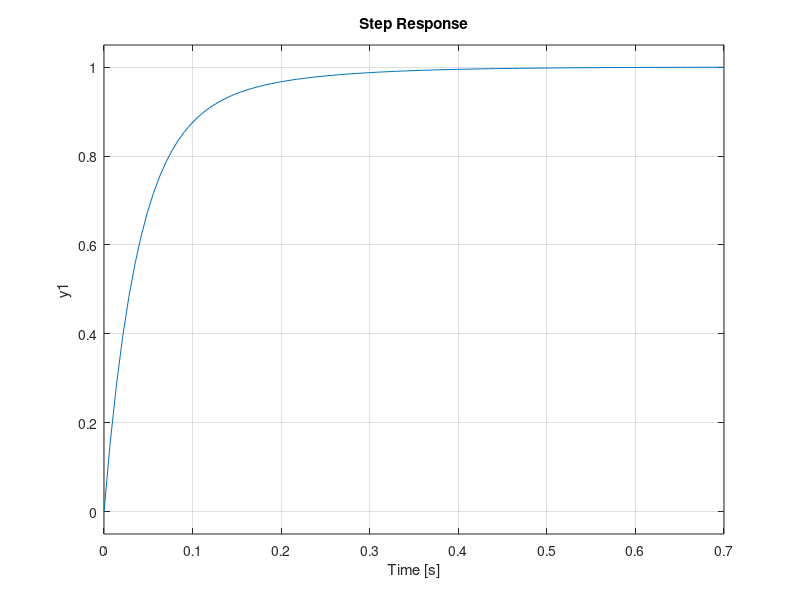

Here is the MATLAB script that generated this plot: (Note: this script raises an error after producing the figure.)
%% YPOLOGISTIKH NOHMOSUNH 2021 PTUXIAKH EXETASTIKH
%% NIKOLAOS ISTATIADIS  AEM:9175
clear;
clc;
close all;

%%%%%%%%%%%%%%%%%%%%%%%%%%%%%%%%%%%%%%%%%%%%%%%%%%%%%%%%%% DC MOTOR  FLC 4

%% DHMIOURGIA TOU PI ELEGKTH KAI SUNARTHSH METAFORAS Gp   ,  TL=0

%% META APO ANALYSH STO XARTI Kp <= 1,333 KAI Kp/Ki OXI POLU KODA STO 0
Kp=1.3;
Ki=13;

%% ELEGKTHS PI : Kp(s+Kp/KI)/s --- controllerPI 

controllerPI = tf(Kp*[1 ,Ki/Kp],[1 , 0])

%% SUNARTHSH METAFORAS Gp=W(s)/Va(s) --- Gp = zpk([],  -12.064, 18.69)

Gp = tf(18.69,[1 , +12.064])


%% DHMIOURIA SUNARTHSHS ANOIKTOU BROXOU KAI ANALYSH PRODIAGRAFWN   , TL=0

%% SUNARTHSH ANOIKTOU BROXOU
SystemOpenLoopFunction = controllerPI*Gp;

%% PROMOIWSH GIA THN APOKRISH TOU SYSTHMATOS

finalSystem = feedback(SystemOpenLoopFunction,1,-1)
step(finalSystem);
PRODIAGRAFES = stepinfo(finalSystem)

%% ANALYSH MESW TOU CONTROL SYSTEM DESIGNER
controlSystemDesigner(Gp,controllerPI);


%% SXEDIASH TOU PI-Fuzzy Controller.
PIFuzzyController = readfis('FLC_FUZZY_RULES_4.fis');


%% META APO TO RUN TOU ARXEIOU MPOROUME NA ANOIXOUME TA .slx FILES GIA TA
%% SENARIA THS FLC_4 ERGASIAS



%%%%%%%%%%%%%%%%%%%%%%%%%%%%%%%%%%%%%%%%%%%%%%%%%%%%%%%%%%%%%%%%%%%%%%%%%%%
%% MAMDANI.m ARXEIO APO TO ELEARNING YPOLOGISTIKH NOHMOSUNH COPYRIGHTS

fis=PIFuzzyController;

%% Plotting Rule Firing Strength

[x1,y1]=plotmf(fis,'input',1);
[x2,y2]=plotmf(fis,'input',2);
RuleStrength=zeros(length(y1),length(y2));
count=1;


for i=1:3
    for j=1:3
        figure(count);
        subplot(3,3,[1 4]);
        plot(y2(:,j),x2(:,j),'LineWidth',2); grid on;
        legend(fis.input(2).mf(j).name);
        xlabel(fis.input(2).name);
        subplot(3,3,[8 9])
        plot(x1(:,i),y1(:,i),'LineWidth',2); grid on;
        legend(fis.input(1).mf(i).name);
        xlabel(fis.input(1).name);
        Y1=repmat(y1(:,i),[1 length(y1)]);
        Y2=repmat(y2(:,j),[1 length(y2)])';
        Y=min(Y1,Y2);
        subplot(3,3,[2 3 5 6]);
        surf(x1(:,i),x2(:,j),Y);
        title(['Rule # ' num2str(count) 'firing Strength']);
        count=count+1;
        RuleStrength=max(RuleStrength,Y);
    end
end

%% Plot Overall Rule Base
figure;
subplot(3,3,[1 4]);
plot(y2,x2,'LineWidth',2); grid on;
legend(fis.input(2).mf(1).name,fis.input(2).mf(2).name,fis.input(2).mf(3).name);
ylabel(fis.input(2).name);
xlabel('1/2');
title('dE Variable Partition');
subplot(3,3,[8 9]);
plot(x1,y1,'LineWidth',2); grid on;
legend(fis.input(1).mf(1).name,fis.input(1).mf(2).name,fis.input(1).mf(3).name);
xlabel(fis.input(1).name);
ylabel('1/2');
title('e Variable Partition');
subplot(3,3,[2 3 5 6]);
surf(linspace(0,10,length(y1)),linspace(0,10,length(y2)),RuleStrength);
xlabel('$e$');
ylabel('$dE$');
zlabel('1/2');
title('Rule Activation Surface');
zlim([0 1]);

%% MAMDANI.m ARXEIO APO TO ELEARNING YPOLOGISTIKH NOHMOSUNH COPYRIGHTS
%%%%%%%%%%%%%%%%%%%%%%%%%%%%%%%%%%%%%%%%%%%%%%%%%%%%%%%%%%%%%%%%%%%%%%%%%%%
